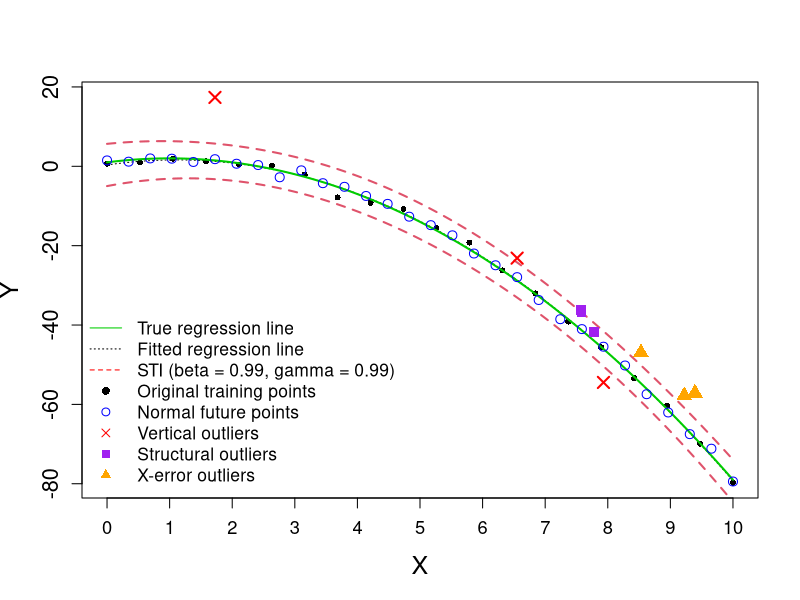

Reproduce this figure in R.
library(doParallel)
library(MASS)
library(DEoptim)

## ------------------ Basic Settings ------------------
Cbeta  = 0.99
Cgamma = 0.99
zbeta  = qnorm((1 + Cbeta) / 2)

n  = 20
a  = 0
b  = 10
p  = 3
nu = n - p

set.seed(20250716)
alp.t <- c(1, 2, -1)   # True model: 1 + 2x - 1x^2
sig.t <- 1

## ------------------ Build Design Matrix & Fit Model ------------------
X1 <- seq(from = a, to = b, length.out = n)
X  <- matrix(0, nrow = n, ncol = p)
for (i in 1:length(X1)) {
  x <- X1[i]; vx <- rep(1, p)
  if (p >= 2) for (j in 2:p) vx[j] <- x^(j-1)
  X[i, ] <- vx
}

XTX    <- t(X) %*% X
XTX.qr <- qr(XTX)
Q <- qr.Q(XTX.qr)
R <- qr.R(XTX.qr)
invXTX <- qr.solve(R) %*% t(Q)

# Generate training responses and fit the model
eps <- rnorm(n, mean = 0, sd = sig.t)
y   <- as.vector(X %*% alp.t + eps)
yy  <- matrix(y, ncol = 1)

alpha.hat <- invXTX %*% t(X) %*% yy
sigma.hat <- sqrt(sum((yy - X %*% alpha.hat)^2) / nu)

# Prepare lines for plotting
training_data <- data.frame(x = X1, y = y)
x.new  <- seq(from = min(X1), to = max(X1), by = 0.01)
y.true <- alp.t[1] + alp.t[2] * x.new + alp.t[3] * x.new^2
y.fit  <- alpha.hat[1] + alpha.hat[2] * x.new + alpha.hat[3] * x.new^2

## ------------------ Future points: 30 normal + additional outliers ------------------
# 30 purely normal future points
set.seed(20250801)
n_future  <- 30
x_future  <- seq(a, b, length.out = n_future)
eps_future <- rnorm(n_future, mean = 0, sd = sig.t)
y_future_norm <- alp.t[1] + alp.t[2] * x_future + alp.t[3] * x_future^2 + eps_future

data_main <- data.frame(X = x_future, Y = y_future_norm, label = 0L)  # Normal points

# Add 3 vertical outliers (large residuals, same X positions but different Y)
set.seed(110)
n_outlier_vert <- 3
idx_vert <- sample(1:n_future, n_outlier_vert)
y_future_vert <- y_future_norm[idx_vert] + rnorm(n_outlier_vert, mean = 0, sd = 8)
data_vert <- data.frame(X = x_future[idx_vert], Y = y_future_vert, label = 1L)

# Add 3 structural outliers (slightly different model parameters, eps ~ N(0,1))
set.seed(20250810)
beta_struct <- c(1.2, 1.8, -0.9)
n_outlier_struct <- 3
x_struct <- runif(n_outlier_struct, 7, 8)
y_struct <- beta_struct[1] + beta_struct[2] * x_struct + beta_struct[3] * x_struct^2 +
  rnorm(n_outlier_struct, mean = 0, sd = 1)
data_struct <- data.frame(X = x_struct, Y = y_struct, label = 1L)

# Add 3 X-measurement-error outliers (horizontal/xerror)
set.seed(20250825)
n_outlier_x <- 3
sigma_x     <- 0.1
bias_x      <- 0.5
x_true  <- runif(n_outlier_x, 6, 9)
x_obs   <- x_true + rnorm(n_outlier_x, mean = bias_x, sd = sigma_x)
y_xerr  <- alp.t[1] + alp.t[2]*x_true + alp.t[3]*x_true^2 + rnorm(n_outlier_x, 0, sig.t)
data_xerr <- data.frame(X = x_obs, Y = y_xerr, label = 1L)

# Combine: 30 normal + 3 vertical + 3 structural + 3 xerror = 39
future_data <- rbind(data_main, data_vert, data_struct, data_xerr)
row.names(future_data) <- NULL

cat("nrow(future_data) = ", nrow(future_data), "\n")
print(table(future_data$label))

lam_two_sti_exact=1.436386

x.new <- seq(from = min(X1), to = max(X1), by = 0.01)
y.fit=alpha.hat[1]+alpha.hat[2]*x.new+alpha.hat[3]*x.new^2
dsqrt=0
for (i in 1:length(x.new)) {
  dsqrt[i]=as.numeric(t(c(1,x.new[i],x.new[i]^2))%*%invXTX%*%c(1,x.new[i],x.new[i]^2))
}
upper.sti=alpha.hat[1]+alpha.hat[2]*x.new+alpha.hat[3]*x.new^2+lam_two_sti_exact*(zbeta+sqrt(p+2)*sqrt(dsqrt))*sigma.hat
lower.sti=alpha.hat[1]+alpha.hat[2]*x.new+alpha.hat[3]*x.new^2-lam_two_sti_exact*(zbeta+sqrt(p+2)*sqrt(dsqrt))*sigma.hat


## ------------------ Plot (without STI band) ------------------
plot(x.new, y.fit,
     xlab = 'X', ylab = 'Y',
     xlim = range(c(0, 10, future_data$X)),     
     ylim = range(c(y, future_data$Y)),
     type = 'l', lty = 3, col = "black",
     xaxt = 'n', cex.axis = 1.3, cex.lab = 1.5)
axis(1, at = seq(0, 10, by = 1), cex.axis = 1.1)

# Original training data (black solid points)
points(X1, y, pch = 16, col = "black", cex = 0.8)

# True regression line (green solid line)
lines(x.new, y.true, col = "green3", lwd = 2)

lines(x.new, upper.sti, col = 2, lty = 2, lwd = 2)
lines(x.new, lower.sti, col = 2, lty = 2, lwd = 2)

# Normal future points (blue hollow circles)
points(data_main$X, data_main$Y, pch = 1, col = "blue", cex = 1.2)

# Vertical outliers (red crosses)
points(data_vert$X, data_vert$Y, pch = 4, col = "red", lwd = 2, cex = 1.5)

# Structural outliers (purple squares)
points(data_struct$X, data_struct$Y, pch = 15, col = "purple", cex = 1.3)

# X-measurement-error outliers (orange triangles)
points(data_xerr$X, data_xerr$Y, pch = 17, col = "orange", cex = 1.6)

legend("bottomleft", inset = .005,
       legend = c("True regression line",
                  "Fitted regression line",
                  "STI (beta = 0.99, gamma = 0.99)",
                  "Original training points",
                  "Normal future points",
                  "Vertical outliers",
                  "Structural outliers",
                  "X-error outliers"),
       lty = c(1, 3, 2, NA, NA, NA, NA, NA),
       pch = c(NA, NA, NA, 16, 1, 4, 15, 17),
       col = c("green3", "black", "red", "black", "blue", "red", "purple", "orange"),
       cex = 1.05, bty = "n")


## -------- β*(inverse) and λ* for all 36 points --------
## If lam_fun is not defined in your session, build it here:

txt <- "     beta gamma   lambda
1   0.750  0.99 1.215900
2   0.751  0.99 1.216660
3   0.752  0.99 1.217424
4   0.753  0.99 1.218187
5   0.754  0.99 1.218796
6   0.755  0.99 1.219254
7   0.756  0.99 1.219864
8   0.757  0.99 1.220627
9   0.758  0.99 1.221393
10  0.759  0.99 1.222157
11  0.760  0.99 1.223071
12  0.761  0.99 1.223984
13  0.762  0.99 1.224290
14  0.763  0.99 1.225052
15  0.764  0.99 1.225815
16  0.765  0.99 1.226578
17  0.766  0.99 1.227039
18  0.767  0.99 1.227800
19  0.768  0.99 1.228258
20  0.769  0.99 1.228717
21  0.770  0.99 1.229477
22  0.771  0.99 1.230240
23  0.772  0.99 1.230699
24  0.773  0.99 1.231766
25  0.774  0.99 1.232529
26  0.775  0.99 1.233292
27  0.776  0.99 1.234055
28  0.777  0.99 1.234819
29  0.778  0.99 1.235582
30  0.779  0.99 1.236343
31  0.780  0.99 1.236804
32  0.781  0.99 1.237718
33  0.782  0.99 1.238634
34  0.783  0.99 1.239548
35  0.784  0.99 1.240009
36  0.785  0.99 1.240923
37  0.786  0.99 1.241380
38  0.787  0.99 1.241533
39  0.788  0.99 1.241991
40  0.789  0.99 1.242905
41  0.790  0.99 1.243365
42  0.791  0.99 1.243822
43  0.792  0.99 1.244431
44  0.793  0.99 1.245195
45  0.794  0.99 1.246109
46  0.795  0.99 1.247025
47  0.796  0.99 1.247485
48  0.797  0.99 1.248096
49  0.798  0.99 1.248856
50  0.799  0.99 1.249313
51  0.800  0.99 1.249925
52  0.801  0.99 1.250536
53  0.802  0.99 1.251144
54  0.803  0.99 1.251755
55  0.804  0.99 1.252368
56  0.805  0.99 1.253281
57  0.806  0.99 1.254045
58  0.807  0.99 1.254808
59  0.808  0.99 1.255569
60  0.809  0.99 1.256181
61  0.810  0.99 1.256793
62  0.811  0.99 1.257707
63  0.812  0.99 1.258774
64  0.813  0.99 1.259537
65  0.814  0.99 1.260300
66  0.815  0.99 1.260912
67  0.816  0.99 1.261522
68  0.817  0.99 1.262283
69  0.818  0.99 1.262743
70  0.819  0.99 1.263506
71  0.820  0.99 1.264421
72  0.821  0.99 1.265337
73  0.822  0.99 1.265945
74  0.823  0.99 1.266556
75  0.824  0.99 1.267014
76  0.825  0.99 1.267625
77  0.826  0.99 1.268539
78  0.827  0.99 1.269304
79  0.828  0.99 1.270068
80  0.829  0.99 1.270833
81  0.830  0.99 1.271745
82  0.831  0.99 1.272357
83  0.832  0.99 1.272968
84  0.833  0.99 1.273578
85  0.834  0.99 1.274187
86  0.835  0.99 1.275253
87  0.836  0.99 1.276169
88  0.837  0.99 1.276782
89  0.838  0.99 1.277695
90  0.839  0.99 1.278610
91  0.840  0.99 1.279526
92  0.841  0.99 1.279988
93  0.842  0.99 1.280600
94  0.843  0.99 1.281662
95  0.844  0.99 1.282121
96  0.845  0.99 1.282883
97  0.846  0.99 1.283951
98  0.847  0.99 1.284866
99  0.848  0.99 1.285629
100 0.849  0.99 1.286392
101 0.850  0.99 1.287157
102 0.851  0.99 1.287920
103 0.852  0.99 1.288986
104 0.853  0.99 1.289598
105 0.854  0.99 1.290208
106 0.855  0.99 1.290970
107 0.856  0.99 1.291733
108 0.857  0.99 1.292497
109 0.858  0.99 1.293411
110 0.859  0.99 1.294023
111 0.860  0.99 1.294937
112 0.861  0.99 1.295549
113 0.862  0.99 1.296313
114 0.863  0.99 1.297382
115 0.864  0.99 1.298447
116 0.865  0.99 1.299211
117 0.866  0.99 1.299823
118 0.867  0.99 1.300735
119 0.868  0.99 1.301651
120 0.869  0.99 1.301958
121 0.870  0.99 1.302570
122 0.871  0.99 1.303177
123 0.872  0.99 1.303636
124 0.873  0.99 1.304552
125 0.874  0.99 1.305315
126 0.875  0.99 1.306229
127 0.876  0.99 1.306841
128 0.877  0.99 1.307452
129 0.878  0.99 1.308517
130 0.879  0.99 1.309282
131 0.880  0.99 1.310045
132 0.881  0.99 1.310657
133 0.882  0.99 1.311722
134 0.883  0.99 1.312639
135 0.884  0.99 1.313249
136 0.885  0.99 1.314163
137 0.886  0.99 1.315079
138 0.887  0.99 1.315845
139 0.888  0.99 1.316759
140 0.889  0.99 1.317520
141 0.890  0.99 1.317979
142 0.891  0.99 1.318742
143 0.892  0.99 1.319658
144 0.893  0.99 1.320271
145 0.894  0.99 1.321184
146 0.895  0.99 1.321950
147 0.896  0.99 1.323015
148 0.897  0.99 1.323929
149 0.898  0.99 1.324846
150 0.899  0.99 1.325763
151 0.900  0.99 1.326830
152 0.901  0.99 1.327745
153 0.902  0.99 1.328659
154 0.903  0.99 1.329422
155 0.904  0.99 1.330643
156 0.905  0.99 1.331711
157 0.906  0.99 1.332477
158 0.907  0.99 1.333542
159 0.908  0.99 1.334610
160 0.909  0.99 1.335222
161 0.910  0.99 1.336288
162 0.911  0.99 1.337204
163 0.912  0.99 1.338274
164 0.913  0.99 1.339037
165 0.914  0.99 1.340103
166 0.915  0.99 1.340868
167 0.916  0.99 1.341631
168 0.917  0.99 1.342545
169 0.918  0.99 1.343614
170 0.919  0.99 1.344835
171 0.920  0.99 1.345598
172 0.921  0.99 1.346362
173 0.922  0.99 1.347429
174 0.923  0.99 1.348343
175 0.924  0.99 1.349258
176 0.925  0.99 1.349870
177 0.926  0.99 1.350632
178 0.927  0.99 1.351396
179 0.928  0.99 1.352161
180 0.929  0.99 1.353227
181 0.930  0.99 1.354143
182 0.931  0.99 1.355060
183 0.932  0.99 1.355972
184 0.933  0.99 1.356737
185 0.934  0.99 1.357657
186 0.935  0.99 1.359030
187 0.936  0.99 1.360397
188 0.937  0.99 1.361316
189 0.938  0.99 1.362534
190 0.939  0.99 1.363602
191 0.940  0.99 1.364365
192 0.941  0.99 1.365433
193 0.942  0.99 1.366197
194 0.943  0.99 1.367265
195 0.944  0.99 1.368181
196 0.945  0.99 1.369250
197 0.946  0.99 1.370164
198 0.947  0.99 1.371384
199 0.948  0.99 1.372455
200 0.949  0.99 1.373369
201 0.950  0.99 1.374132
202 0.951  0.99 1.375201
203 0.952  0.99 1.376572
204 0.953  0.99 1.377338
205 0.954  0.99 1.378102
206 0.955  0.99 1.379471
207 0.956  0.99 1.380693
208 0.957  0.99 1.382066
209 0.958  0.99 1.382985
210 0.959  0.99 1.383902
211 0.960  0.99 1.385423
212 0.961  0.99 1.386490
213 0.962  0.99 1.387711
214 0.963  0.99 1.388780
215 0.964  0.99 1.390152
216 0.965  0.99 1.391072
217 0.966  0.99 1.392747
218 0.967  0.99 1.394121
219 0.968  0.99 1.395645
220 0.969  0.99 1.397018
221 0.970  0.99 1.398546
222 0.971  0.99 1.399919
223 0.972  0.99 1.401447
224 0.973  0.99 1.402818
225 0.974  0.99 1.404190
226 0.975  0.99 1.405566
227 0.976  0.99 1.407394
228 0.977  0.99 1.409074
229 0.978  0.99 1.410753
230 0.979  0.99 1.412431
231 0.980  0.99 1.414873
232 0.981  0.99 1.416551
233 0.982  0.99 1.417924
234 0.983  0.99 1.420059
235 0.984  0.99 1.422043
236 0.985  0.99 1.424181
237 0.986  0.99 1.426317
238 0.987  0.99 1.428300
239 0.988  0.99 1.430742
240 0.989  0.99 1.433487
241 0.990  0.99 1.436386
242 0.991  0.99 1.439287
243 0.992  0.99 1.442795
244 0.993  0.99 1.446152
245 0.994  0.99 1.450273
246 0.995  0.99 1.454242
247 0.996  0.99 1.459122
248 0.997  0.99 1.465073
249 0.998  0.99 1.471178
250 0.999  0.99 1.482166"

df <- read.table(text = txt, header = TRUE)
stopifnot(all(diff(df$beta) > 0), all(diff(df$lambda) > 0))
lam_fun <- approxfun(df$beta, df$lambda, method = "linear", rule = 2)

# Helpers
yhat_one <- function(x, beta_hat) {
  p <- length(beta_hat)
  sum(beta_hat * c(1, x, x^2)[1:p])
}

beta_lambda_star_exact <- function(x0, y0,
                                   alpha.hat, sigma.hat, invXTX, p,
                                   lam_fun,
                                   beta_lo = min(df$beta),
                                   beta_hi = max(df$beta),
                                   tol = 1e-9) {
  vx <- c(1, x0, x0^2)[1:p]
  v0 <- sqrt(as.numeric(t(vx) %*% invXTX %*% vx))
  c0 <- sqrt(p + 2) * v0
  r  <- abs(y0 - sum(alpha.hat * vx))
  
  f <- function(beta) lam_fun(beta) * sigma.hat * ( qnorm((1 + beta)/2) + c0 ) - r
  
  flo <- f(beta_lo); fhi <- f(beta_hi)
  
  if (flo >= 0) {
    beta_star <- "<0.75"   
    status <- "clamped_at_low"
  } else if (fhi <= 0) {
    beta_star <- ">0.999"  
    status <- "clamped_at_high"
  } else {
    beta_star <- uniroot(f, c(beta_lo, beta_hi), tol = tol)$root
    beta_star <- round(beta_star, 6) 
    status <- "ok"
  }
  
  if (is.numeric(beta_star)) {
    lambda_star <- lam_fun(beta_star)
  } else if (beta_star == "<0.75") {
    lambda_star <- lam_fun(beta_lo)
  } else if (beta_star == ">0.999") {
    lambda_star <- lam_fun(beta_hi)
  }
  
  list(beta_star = beta_star, lambda_star = lambda_star,
       r = r, c0 = c0, status = status)
}


## === Build type/label vectors (now including xerror) ===
# We now have 30 normal + 3 vertical + 3 structural + 3 xerror = 39 points
types <- c(rep("normal",   nrow(data_main)),     # 30 normal points
           rep("vertical", nrow(data_vert)),     # 3 vertical outliers
           rep("struct",   nrow(data_struct)),   # 3 structural outliers
           rep("xerror",   nrow(data_xerr)))     # 3 X-error outliers
labels <- c(data_main$label, data_vert$label, data_struct$label, data_xerr$label)  

## === Compute beta* and lambda* for each of the 39 future points ===
res_list <- lapply(seq_len(nrow(future_data)), function(i) {
  x0 <- future_data$X[i]; y0 <- future_data$Y[i]
  tmp <- beta_lambda_star_exact(x0, y0, alpha.hat, sigma.hat, invXTX, p, lam_fun)
  yh  <- yhat_one(x0, alpha.hat)
  data.frame(
    X = x0, Y = y0, yhat = yh, r = tmp$r,
    beta_star = tmp$beta_star, lambda_star = tmp$lambda_star,
    status = tmp$status,
    label = labels[i],     # 0=normal, 1=outlier
    type  = types[i],      # normal / vertical / struct / xerror
    stringsAsFactors = FALSE
  )
})
tab39 <- do.call(rbind, res_list)

## Convert beta_star into numeric for comparisons
tab39$beta_star_num <- suppressWarnings(as.numeric(tab39$beta_star))
tab39$beta_star_num[is.na(tab39$beta_star_num) & tab39$beta_star=="<0.75"]  <- 0.75
tab39$beta_star_num[is.na(tab39$beta_star_num) & tab39$beta_star==">0.999"] <- 1.00

## Outlier decision rule based on beta*
beta_crit <- 0.99
tab39$pred_outlier <- tab39$beta_star_num >= beta_crit

## Pretty-print table
num_beta <- suppressWarnings(as.numeric(tab39$beta_star))
tab39_out <- data.frame(
  X           = tab39$X,
  Y           = tab39$Y,
  yhat        = round(tab39$yhat, 6),
  r           = round(tab39$r, 6),
  beta_star   = ifelse(is.na(num_beta),
                       as.character(tab39$beta_star),
                       sprintf("%.6f", num_beta)),
  lambda_star = round(tab39$lambda_star, 6),
  status      = tab39$status,
  stringsAsFactors = FALSE
)
print(tab39_out)

## === Confusion matrix and performance metrics for beta* method ===
cm_beta <- with(tab39, table(pred_outlier, label))
TP_b <- sum(tab39$pred_outlier & tab39$label==1)  # True positives
FP_b <- sum(tab39$pred_outlier & tab39$label==0)  # False positives
TN_b <- sum(!tab39$pred_outlier & tab39$label==0) # True negatives
FN_b <- sum(!tab39$pred_outlier & tab39$label==1) # False negatives

prec_b <- ifelse((TP_b+FP_b)==0, NA, TP_b/(TP_b+FP_b))  # Precision
rec_b  <- ifelse((TP_b+FN_b)==0, NA, TP_b/(TP_b+FN_b))  # Recall
f1_b   <- ifelse(is.na(prec_b)|(prec_b+rec_b)==0, NA, 2*prec_b*rec_b/(prec_b+rec_b)) # F1

res_summary <- list(
  beta_rule_confusion = cm_beta,
  beta_rule_metrics   = c(precision=prec_b, recall=rec_b, F1=f1_b)
)
print(res_summary)

## === Per-type hit rates (normal / vertical / struct / xerror) ===
by_type_beta <- aggregate(pred_outlier ~ type, data = tab39,
                          FUN = function(z) c(hit = sum(z), total = length(z), rate = mean(z)))

cat("\n--- Per-type hit rates (β*) ---\n")
print(by_type_beta)
